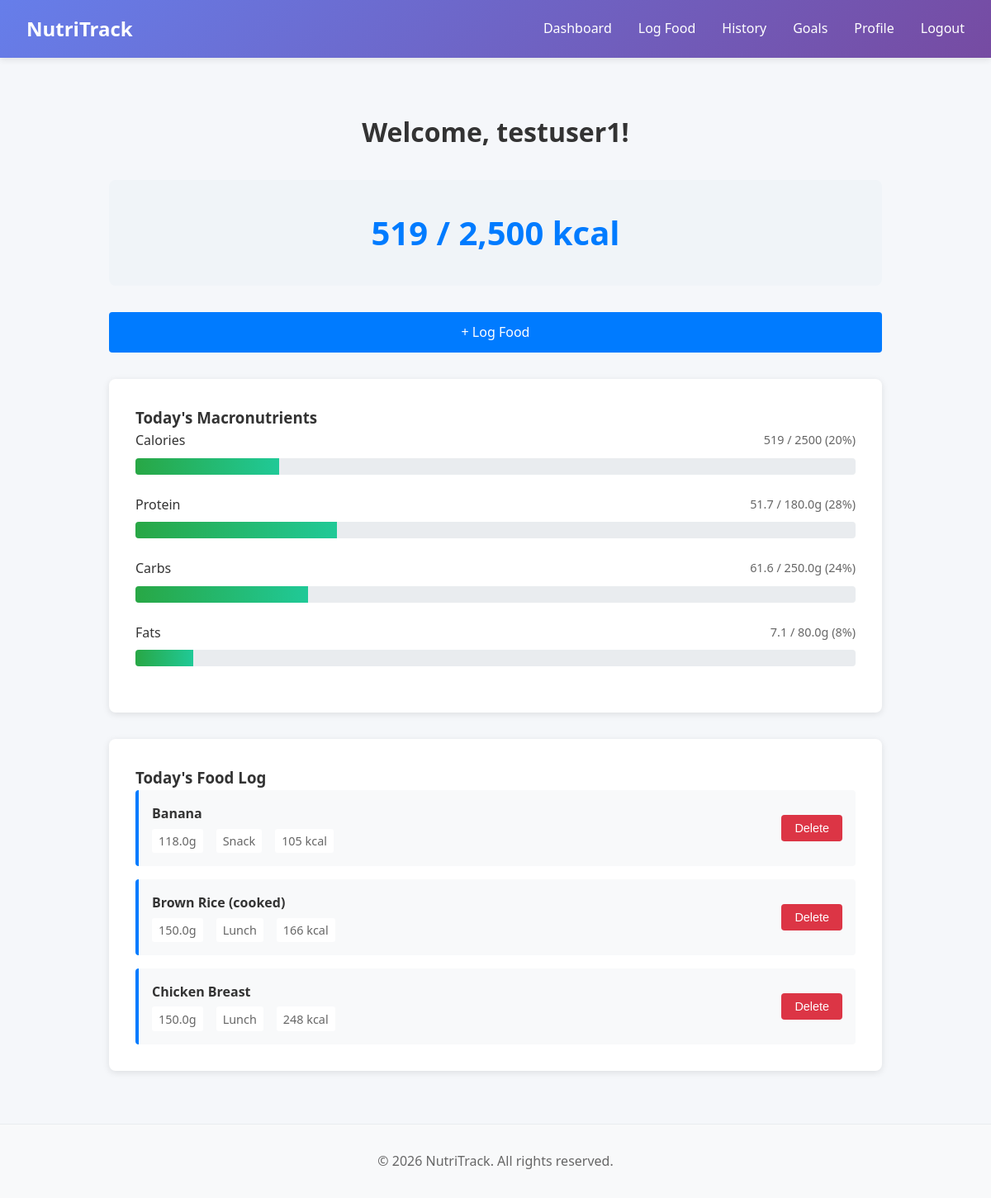
/dashboard (signed in), run on the app's committed database.
### tables this page shows
CREATE TABLE users (
            id INTEGER PRIMARY KEY AUTOINCREMENT,
            username TEXT UNIQUE NOT NULL,
            password_hash TEXT NOT NULL,
            email TEXT UNIQUE NOT NULL,
            created_at TIMESTAMP DEFAULT CURRENT_TIMESTAMP
        );

CREATE TABLE goals (
            id INTEGER PRIMARY KEY AUTOINCREMENT,
            user_id INTEGER UNIQUE NOT NULL,
            daily_calories REAL NOT NULL DEFAULT 2000,
            daily_protein REAL NOT NULL DEFAULT 150,
            daily_carbs REAL NOT NULL DEFAULT 250,
            daily_fats REAL NOT NULL DEFAULT 65,
            FOREIGN KEY (user_id) REFERENCES users(id)
        );

CREATE TABLE food_log (
            id INTEGER PRIMARY KEY AUTOINCREMENT,
            user_id INTEGER NOT NULL,
            food_id INTEGER NOT NULL,
            quantity_grams REAL NOT NULL,
            meal_type TEXT NOT NULL,
            logged_date DATE NOT NULL DEFAULT CURRENT_DATE,
            FOREIGN KEY (user_id) REFERENCES users(id),
            FOREIGN KEY (food_id) REFERENCES foods(id)
        );

CREATE TABLE foods (
            id INTEGER PRIMARY KEY AUTOINCREMENT,
            name TEXT NOT NULL,
            calories_per_100g REAL NOT NULL,
            protein REAL NOT NULL,
            carbs REAL NOT NULL,
            fats REAL NOT NULL,
            fibre REAL NOT NULL
        );

### app.py (the view, shortened to what this page needs)
@app.route('/dashboard')
@login_required
def dashboard():
    connection = get_db_connection()
    cursor = connection.cursor()
    today = date.today()
    cursor.execute('''
        SELECT fl.id, f.name, fl.quantity_grams, fl.meal_type, f.calories_per_100g, f.protein, f.carbs, f.fats
        FROM food_log fl
        JOIN foods f ON fl.food_id = f.id
        WHERE fl.user_id = ? AND fl.logged_date = ?
        ORDER BY fl.id DESC
    ''', (current_user.id, today))
    today_foods = cursor.fetchall()
    total_calories = 0
    total_protein = 0
    total_carbs = 0
    total_fats = 0
    today_food_list = []
    for food in today_foods:
        multiplier = food['quantity_grams'] / 100
        calories = food['calories_per_100g'] * multiplier
        protein = food['protein'] * multiplier
        carbs = food['carbs'] * multiplier
        fats = food['fats'] * multiplier
        total_calories += calories
        total_protein += protein
        total_carbs += carbs
        total_fats += fats
        today_food_list.append({
            'id': food['id'],
            'name': food['name'],
            'quantity_grams': food['quantity_grams'],
            'meal_type': food['meal_type'],
            'calories': round(calories, 1)
        })
    cursor.execute('SELECT daily_calories, daily_protein, daily_carbs, daily_fats FROM goals WHERE user_id = ?', (current_user.id,))
    goals_row = cursor.fetchone()
    connection.close()
    if goals_row:
        goals = {
            'daily_calories': goals_row['daily_calories'],
            'daily_protein': goals_row['daily_protein'],
            'daily_carbs': goals_row['daily_carbs'],
            'daily_fats': goals_row['daily_fats']
        }
    progress = {
        'calories': min(int((total_calories / goals['daily_calories']) * 100), 100),
        'protein': min(int((total_protein / goals['daily_protein']) * 100), 100),
        'carbs': min(int((total_carbs / goals['daily_carbs']) * 100), 100),
        'fats': min(int((total_fats / goals['daily_fats']) * 100), 100)
    }
    return render_template('dashboard.html',
                         username=current_user.username,
                         total_calories=round(total_calories, 1),
                         total_protein=round(total_protein, 1),
                         total_carbs=round(total_carbs, 1),
                         total_fats=round(total_fats, 1),
                         goals=goals,
                         progress=progress,
                         today_foods=today_food_list)

### app.py (called while the page is built)
@login_manager.user_loader
def load_user(user_id):
    connection = get_db_connection()
    cursor = connection.cursor()
    cursor.execute('SELECT id, username, email FROM users WHERE id = ?', (user_id,))
    user_data = cursor.fetchone()
    connection.close()
    if user_data:
        return User(user_data['id'], user_data['username'], user_data['email'])
    return None

    @property
    def is_authenticated(self):
        return True

### database.py (called while the page is built)
def get_db_connection():
    connection = sqlite3.connect(DATABASE_PATH)
    connection.row_factory = sqlite3.Row
    return connection

### templates/dashboard.html (shortened to what this page needs)
{% extends "base.html" %}
{% block content %}
<div class="dashboard-container">
    <div class="welcome-section">
        <h1>Welcome, {{ username }}!</h1>
    </div>
    <div class="calories-summary">
        <h2>{{ "{:,.0f}".format(total_calories) }} / {{ "{:,.0f}".format(goals.daily_calories) }} kcal</h2>
    </div>
    <div class="action-buttons">
        <a href="{{ url_for('log_food') }}" class="btn btn-primary btn-large">+ Log Food</a>
    </div>
    <div class="macros-section">
        <h3>Today's Macronutrients</h3>
        <div class="macro-item">
            <div class="macro-header">
                <label>Calories</label>
                <span class="macro-values">{{ "{:.0f}".format(total_calories) }} / {{ "{:.0f}".format(goals.daily_calories) }} ({{ progress.calories }}%)</span>
            </div>
            <div class="progress-bar">
                <div class="progress-fill" style="width: {{ progress.calories }}%"></div>
            </div>
        </div>
        <div class="macro-item">
            <div class="macro-header">
                <label>Protein</label>
                <span class="macro-values">{{ "{:.1f}".format(total_protein) }} / {{ "{:.1f}".format(goals.daily_protein) }}g ({{ progress.protein }}%)</span>
            </div>
            <div class="progress-bar">
                <div class="progress-fill" style="width: {{ progress.protein }}%"></div>
            </div>
        </div>
        <div class="macro-item">
            <div class="macro-header">
                <label>Carbs</label>
                <span class="macro-values">{{ "{:.1f}".format(total_carbs) }} / {{ "{:.1f}".format(goals.daily_carbs) }}g ({{ progress.carbs }}%)</span>
            </div>
            <div class="progress-bar">
                <div class="progress-fill" style="width: {{ progress.carbs }}%"></div>
            </div>
        </div>
        <div class="macro-item">
            <div class="macro-header">
                <label>Fats</label>
                <span class="macro-values">{{ "{:.1f}".format(total_fats) }} / {{ "{:.1f}".format(goals.daily_fats) }}g ({{ progress.fats }}%)</span>
            </div>
            <div class="progress-bar">
                <div class="progress-fill" style="width: {{ progress.fats }}%"></div>
            </div>
        </div>
    </div>
    <div class="food-log-section">
        <h3>Today's Food Log</h3>
        {% if today_foods %}
            <div class="food-list">
                {% for food in today_foods %}
                    <div class="food-item">
                        <div class="food-info">
                            <div class="food-name">{{ food.name }}</div>
                            <div class="food-details">
                                <span class="quantity">{{ food.quantity_grams }}g</span>
                                <span class="meal-type">{{ food.meal_type }}</span>
                                <span class="calories">{{ "{:.0f}".format(food.calories) }} kcal</span>
                            </div>
                        </div>
                        <form method="POST" action="{{ url_for('delete_food_log', entry_id=food.id) }}" class="delete-form">
                            <button type="submit" class="btn btn-danger btn-small" onclick="return confirm('Delete this food entry?')">Delete</button>
                        </form>
                    </div>
                {% endfor %}
            </div>
        {% else %}
            <p class="no-foods">No foods logged today. <a href="{{ url_for('log_food') }}">Log your first meal!</a></p>
        {% endif %}
    </div>
</div>
{% endblock %}

### templates/base.html (shortened to what this page needs)
<!DOCTYPE html>
<html lang="en">
<head>
    <link rel="stylesheet" href="{{ url_for('static', filename='css/style.css') }}">
</head>
<body>
    <nav class="navbar">
        <div class="navbar-container">
            <div class="navbar-brand">
                <a href="{% if current_user.is_authenticated %}{{ url_for('dashboard') }}{% else %}{{ url_for('login') }}{% endif %}">NutriTrack</a>
            </div>
            <div class="navbar-menu">
                {% if current_user.is_authenticated %}
                    <ul class="navbar-nav">
                        <li><a href="{{ url_for('dashboard') }}">Dashboard</a></li>
                        <li><a href="{{ url_for('log_food') }}">Log Food</a></li>
                        <li><a href="#">History</a></li>
                        <li><a href="{{ url_for('goals') }}">Goals</a></li>
                        <li><a href="#">Profile</a></li>
                        <li><a href="{{ url_for('logout') }}">Logout</a></li>
                    </ul>
                {% else %}
                    <ul class="navbar-nav">
                        <li><a href="{{ url_for('login') }}">Login</a></li>
                        <li><a href="{{ url_for('register') }}">Register</a></li>
                    </ul>
                {% endif %}
            </div>
        </div>
    </nav>
    <main class="container">
        {% block content %}{% endblock %}
    </main>
    <footer class="footer">
        <p>&copy; 2026 NutriTrack. All rights reserved.</p>
    </footer>
</body>
</html>

### static/css/style.css (style rules this page uses)
* { margin: 0; padding: 0; box-sizing: border-box; }
html, body { height: 100%; }
body { font-family: "Segoe UI", Tahoma, Geneva, Verdana, sans-serif; background: #f5f7fa; color: #333; line-height: 1.6; display: flex; flex-direction: column; }
.navbar { background: linear-gradient(135deg, #667eea 0%, #764ba2 100%); box-shadow: 0 2px 8px rgba(0, 0, 0, 0.1); position: sticky; top: 0; z-index: 100; }
.navbar-container { max-width: 1200px; margin: 0 auto; padding: 1rem 2rem; display: flex; justify-content: space-between; align-items: center; }
.navbar-brand a { font-size: 1.5rem; font-weight: bold; color: white; text-decoration: none; transition: opacity 0.3s ease; }
.navbar-menu { flex: 1; }
.navbar-nav { list-style: none; display: flex; gap: 2rem; justify-content: flex-end; }
.navbar-nav li a { color: white; text-decoration: none; font-weight: 500; transition: opacity 0.3s ease; }
main { flex: 1; max-width: 1200px; margin: 0 auto; width: 100%; }
.container { padding: 2rem; width: 100%; }
.footer { background: #f8f9fa; border-top: 1px solid #e9ecef; padding: 2rem; text-align: center; color: #666; margin-top: auto; }
.btn { display: inline-block; padding: 0.75rem 1.5rem; border-radius: 4px; text-decoration: none; font-weight: 500; transition: all 0.3s ease; border: none; cursor: pointer; font-size: 1rem; width: 100%; text-align: center; }
.btn-primary { background: linear-gradient(135deg, #667eea 0%, #764ba2 100%); color: white; }

### templates/dashboard.html (style rules this page uses)
.dashboard-container { max-width: 1000px; margin: 0 auto; padding: 2rem; }
.welcome-section { text-align: center; margin-bottom: 2rem; }
.welcome-section h1 { font-size: 2rem; color: #333; }
.calories-summary { text-align: center; background: #f0f4f8; padding: 2rem; border-radius: 8px; margin-bottom: 2rem; }
.calories-summary h2 { font-size: 2.5rem; color: #007bff; margin: 0; }
.action-buttons { text-align: center; margin-bottom: 2rem; }
.btn-large { padding: 1rem 2rem; font-size: 1.1rem; }
.macros-section { background: white; padding: 2rem; border-radius: 8px; box-shadow: 0 2px 8px rgba(0, 0, 0, 0.1); margin-bottom: 2rem; }
.macros-section h3 { margin-top: 0; color: #333; }
.macro-item { margin-bottom: 1.5rem; }
.macro-header { display: flex; justify-content: space-between; margin-bottom: 0.5rem; font-weight: 500; }
.macro-header label { color: #333; }
.macro-values { color: #666; font-size: 0.9rem; }
.progress-bar { height: 20px; background: #e9ecef; border-radius: 4px; overflow: hidden; }
.progress-fill { height: 100%; background: linear-gradient(90deg, #28a745, #20c997); transition: width 0.3s ease; }
.food-log-section { background: white; padding: 2rem; border-radius: 8px; box-shadow: 0 2px 8px rgba(0, 0, 0, 0.1); }
.food-log-section h3 { margin-top: 0; color: #333; }
.food-list { display: flex; flex-direction: column; gap: 1rem; }
.food-item { display: flex; justify-content: space-between; align-items: center; padding: 1rem; background: #f8f9fa; border-radius: 4px; border-left: 4px solid #007bff; }
.food-info { flex: 1; }
.food-name { font-weight: 600; color: #333; margin-bottom: 0.3rem; }
.food-details { display: flex; gap: 1rem; font-size: 0.9rem; color: #666; }
.food-details span { background: white; padding: 0.2rem 0.5rem; border-radius: 3px; }
.delete-form { margin-left: 1rem; }
.btn { display: inline-block; padding: 0.75rem 1.5rem; border-radius: 4px; text-decoration: none; font-weight: 500; transition: all 0.3s ease; border: none; cursor: pointer; font-size: 1rem; }
.btn-primary { background: #007bff; color: white; }
.btn-danger { background: #dc3545; color: white; }
.btn-small { padding: 0.5rem 1rem; font-size: 0.9rem; }

### data on the page
users: username "testuser1"
goals: daily_calories "2,500", daily_calories "2500", daily_protein "180.0", daily_carbs "250.0", daily_fats "80.0"
food_log: name "Banana", quantity_grams "118.0", meal_type "Snack", calories "105"
food_log: name "Brown Rice (cooked)", quantity_grams "150.0", meal_type "Lunch", calories "166"
food_log: name "Chicken Breast", quantity_grams "150.0", meal_type "Lunch", calories "248"

### other printed values
{{ "{:,.0f}".format(total_calories) }} "519"
{{ "{:.0f}".format(total_calories) }} "519"
{{ progress.calories }} "20"
{{ "{:.1f}".format(total_protein) }} "51.7"
{{ progress.protein }} "28"
{{ "{:.1f}".format(total_carbs) }} "61.6"
{{ progress.carbs }} "24"
{{ "{:.1f}".format(total_fats) }} "7.1"
{{ progress.fats }} "8"
